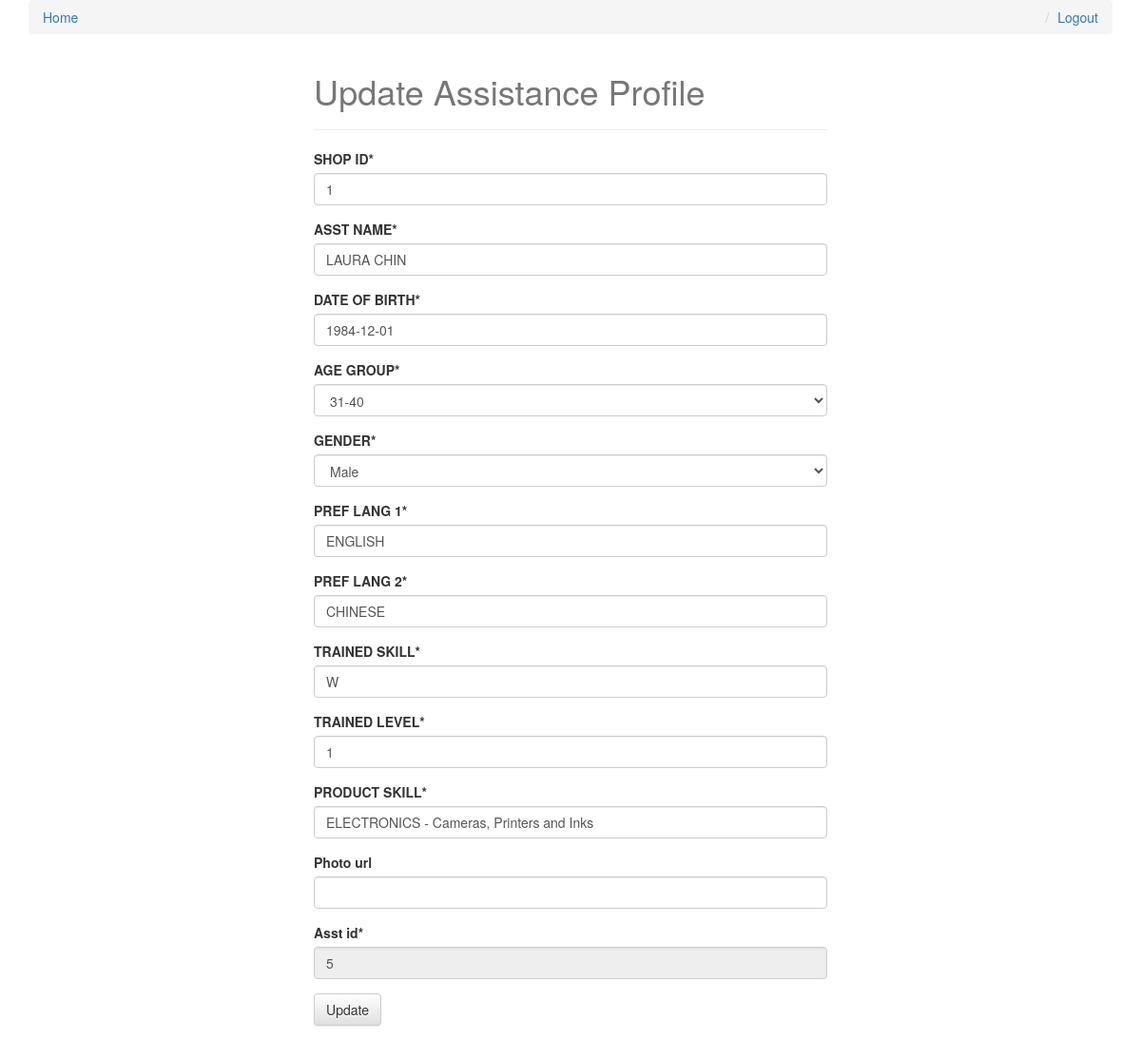
The page /db_access/form/assistance/update/5 (signed in) on the database its author committed.
### pingow_api/models.py (models this page shows, shortened)
class Assistance(models.Model):
    ASST_ID =  models.AutoField(primary_key=True)
    SHOP_ID = models.IntegerField(null=True)
    ASST_NAME = models.CharField(max_length = 250,null=True)
    DATE_OF_BIRTH = models.DateField(null=True)
    AGE_GROUP = models.IntegerField(choices = c.AGE_GROUP_CHOICES,null=True)
    GENDER = models.CharField(max_length = 10, choices = c.GENDER_CHOICES, null=True)
    PREF_LANG_1 = models.CharField(max_length = 25,null=True)
    PREF_LANG_2 = models.CharField(max_length = 25,null=True)
    TRAINED_SKILL = models.CharField(max_length = 25,null=True)
    TRAINED_LEVEL = models.CharField(max_length = 25,null=True)
    PRODUCT_SKILL = models.CharField(max_length = 250,null=True)
    PHOTO_URL = models.CharField(max_length = 500,null=True)
    class Meta:
        db_table = 'pg_assistance'

### pingow_api/db_access/views.py (the view, shortened to what this page needs)
# urls.py: url(r'^db_access/form/assistance/update/(?P<asst_id>[\w-]+)$', dbv.assistance_update, name = 'assistance_update'),
def assistance_update(request, asst_id=None):
    if not request.user.is_staff or not request.user.is_superuser:
        raise PermissionDenied("Please login as Admin/Staff role to access this page.")
    instance = get_object_or_404(m.Assistance, ASST_ID=asst_id)
    form = AssistanceForm(request.POST or None, instance=instance)
    context = {
        "form": form,
        "title" : "Update Assistance Profile"
    }
    return render(request, "form.html", context)

### pingow_api/forms.py
class AssistanceForm(forms.ModelForm):
    PHOTO_URL = forms.CharField(required=False)
    ASST_ID = forms.IntegerField(disabled=True)
    class Meta:
        model = Assistance
        fields = [
            'ASST_ID',
            'SHOP_ID',
            'ASST_NAME',
            'DATE_OF_BIRTH',
            'AGE_GROUP',
            'GENDER',
            'PREF_LANG_1',
            'PREF_LANG_2',
            'TRAINED_SKILL',
            'TRAINED_LEVEL',
            'PRODUCT_SKILL',
            'PHOTO_URL',
        ]

### templates/form.html
{% extends "base.html" %}
{% load crispy_forms_tags %}
{% block content %}
<div class='col-sm-6 col-sm-offset-3'>
<h1>{{ title }}</h1>
<hr/>
<form method='POST' action='' enctype='multipart/form-data'>{% csrf_token %}
{{ form|crispy }}
<input type='submit' class='btn btn-default' value= {{ title }} />
</form>
</div>
{% endblock content %}

### static/css/base.css (style rules this page uses)
h1 { color: #777777; }

### rows shown on the page
Assistance: SHOP_ID "1", ASST_NAME "LAURA CHIN", DATE_OF_BIRTH "1984-12-01", AGE_GROUP "31-40", GENDER "Male", PREF_LANG_1 "ENGLISH", PREF_LANG_2 "CHINESE", TRAINED_SKILL "W", TRAINED_LEVEL "1", PRODUCT_SKILL "ELECTRONICS - Cameras, Printers and Inks", ASST_ID "5"

### other values the page prints
{{ title }} "Update Assistance Profile"
